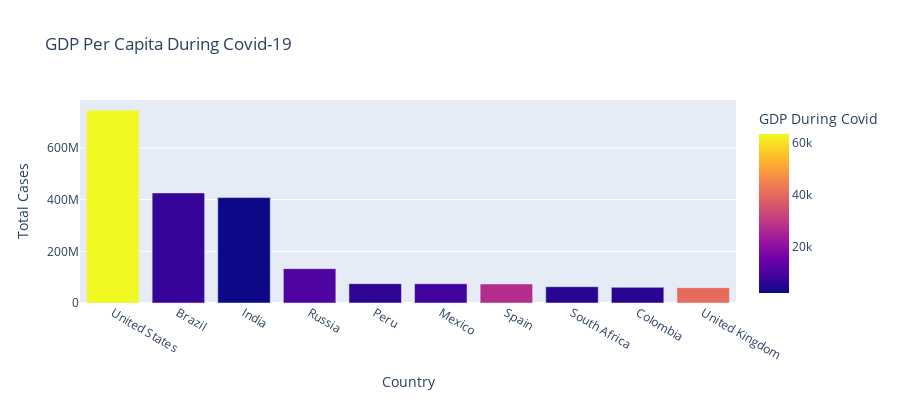

The notebook cell saved with this chart:
### Code cell
fig = px.bar(df, x='Country', y='Total Cases',
             hover_data=['Population', 'Total Deaths'], 
             color='GDP During Covid', height=400, 
             title="GDP Per Capita During Covid-19")
fig.show()

### Figure 1 — Plotly figure (JSON) as saved in the notebook; plotly's stock layout.template omitted (floating-point values rounded to 4 significant figures)
{"data": [{"alignmentgroup": "True", "customdata": [[19.62, 26477574], [19.17, 14340567], [21.05, 7247327], [18.8, 2131571], [17.31, 3020038], [18.67, 7295850], [17.66, 5510624], [17.9, 1357682], [17.75, 1936134], [18.03, 7249573]], "hovertemplate": "Country=%{x}<br>Total Cases=%{y}<br>Population=%{customdata[0]}<br>Total Deaths=%{customdata[1]}<br>GDP During Covid=%{marker.color}<extra></extra>", "legendgroup": "", "marker": {"color": [63540.0, 6797.0, 1901.0, 10130.0, 6127.0, 8347.0, 27060.0, 5091.0, 5333.0, 40280.0], "coloraxis": "coloraxis", "pattern": {"shape": ""}}, "name": "", "offsetgroup": "", "orientation": "v", "showlegend": false, "textposition": "auto", "type": "bar", "x": ["United States", "Brazil", "India", "Russia", "Peru", "Mexico", "Spain", "South Africa", "Colombia", "United Kingdom"], "xaxis": "x", "y": [746014098, 425704517, 407771615, 132888951, 74882695, 74347548, 73717676, 63027659, 60543682, 59475032], "yaxis": "y"}], "layout": {"barmode": "relative", "coloraxis": {"colorbar": {"title": {"text": "GDP During Covid"}}, "colorscale": [[0, "#0d0887"], [0.1111, "#46039f"], [0.2222, "#7201a8"], [0.3333, "#9c179e"], [0.4444, "#bd3786"], [0.5556, "#d8576b"], [0.6667, "#ed7953"], [0.7778, "#fb9f3a"], [0.8889, "#fdca26"], [1, "#f0f921"]]}, "height": 400, "legend": {"tracegroupgap": 0}, "title": {"text": "GDP Per Capita During Covid-19"}, "xaxis": {"anchor": "y", "domain": [0, 1], "title": {"text": "Country"}}, "yaxis": {"anchor": "x", "domain": [0, 1], "title": {"text": "Total Cases"}}}}
